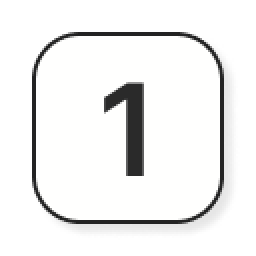
#> input picture Source/CathAssets/Prompts/Keyboard_Mouse/White/T_1_Key_White.png, 128 x 128 px, given in place of 1.png, which was not available (shown 2 times larger)
$ python prepare_cath_assets.py
#> lines starting #> are read from the running program, lines starting #| are printed output that depends on the picture
"""Stage the supplied PC UI artwork and build the runtime's lossless icon bundle."""
from pathlib import Path
import hashlib,io,json,shutil,struct
from PIL import Image,ImageOps
ROOT=Path(__file__).resolve().parents[2]
def main():
 target=ROOT/'Source/CathAssets';target.mkdir(exist_ok=True);icons=target/'Prompts'
 shutil.copytree(ROOT/'keysource',icons,dirs_exist_ok=True)
 records=[];extra=Path('C:/Users/scott/Desktop/ps4-and-keyboard-mouse-tutorial-images');actions=['dpad','left-trigger','right-stick','right-trigger']
 families={'PS5':[Path('C:/Users/scott/Desktop/Old')/n for n in ['1 (2).png','2 (2).png','3.png','4.png']]}
 for family,prefix in [('Xbox','xbox-controller'),('Switch','switch'),('PS4','ps4'),('KeyboardMouse','kb')]:families[family]=[extra/f'{prefix}-{a}.png'for a in actions]
 families['KeyboardMouse'][3]=ROOT/'Source/artwork/keyboard-autoplay-e.png'
 for family,sources in families.items():
  tutorial=target/'Tutorials'/family;tutorial.mkdir(parents=True,exist_ok=True);bc3=[]
  for i,src in enumerate(sources,1):
   dst=tutorial/f'{i}.png';shutil.copyfile(src,dst)
   canvas=Image.new('RGBA',(1024,1024));image=ImageOps.contain(Image.open(dst).convert('RGBA'),(480,337),Image.Resampling.LANCZOS);canvas.alpha_composite(image,(130+(480-image.width)//2,168+(337-image.height)//2))
#> after `canvas = Image.new('RGBA', (1024, 1024))`: canvas: PIL image 1024x1024 RGBA; every value is 0
#> after `image = ImageOps.contain(Image.open(dst).convert('RGBA'), (480, 337), `:
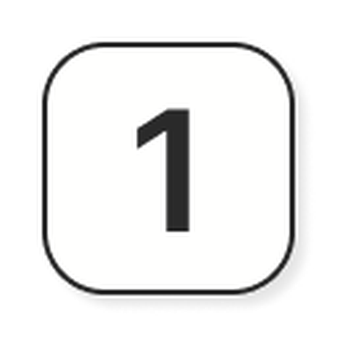
#> image: PIL image 337x337 RGBA; mean R, G, B, A 122.5, 122.5, 122.1, 136.7; transparent parts drawn white
#> after `canvas.alpha_composite(image, (130 + (480 - image.width) // 2, 168 + (`:
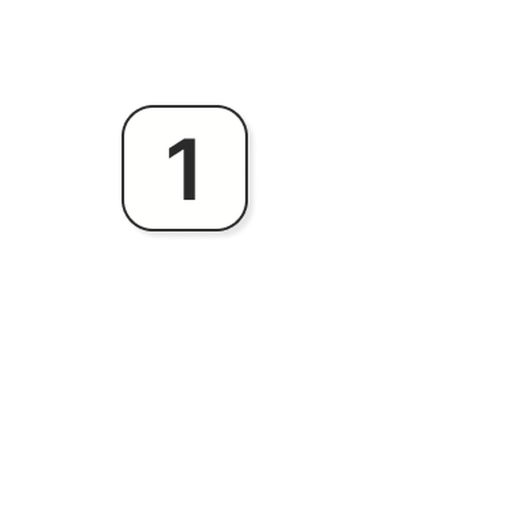
#> canvas: PIL image 1024x1024 RGBA (shown at 1/2 size); mean R, G, B, A 13.3, 13.3, 13.2, 14.8; transparent parts drawn white
#> (the run stopped early here; a loop or call above may not have finished)

$ run again, on Source/CathAssets/Prompts/P4Gamepad/Default/T_P4_Cross_Color.png
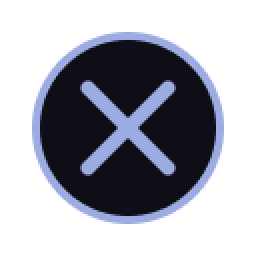
#> input picture Source/CathAssets/Prompts/P4Gamepad/Default/T_P4_Cross_Color.png, 128 x 128 px, given in place of 1.png, which was not available (shown 2 times larger)
#> canvas: PIL image 1024x1024 RGBA; every value is 0
#> in main, `image = ImageOps.contain(Image.open(dst).convert('RGBA'), (480, 337), `:
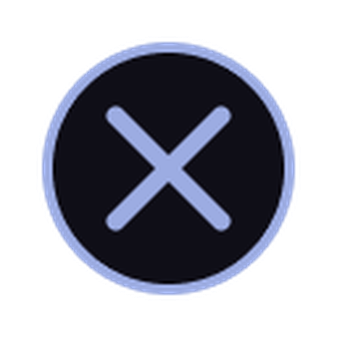
#> image: PIL image 337x337 RGBA; mean R, G, B, A 28.4, 30.6, 41.7, 112.7; transparent parts drawn white
#> in main, `canvas.alpha_composite(image, (130 + (480 - image.width) // 2, 168 + (`:
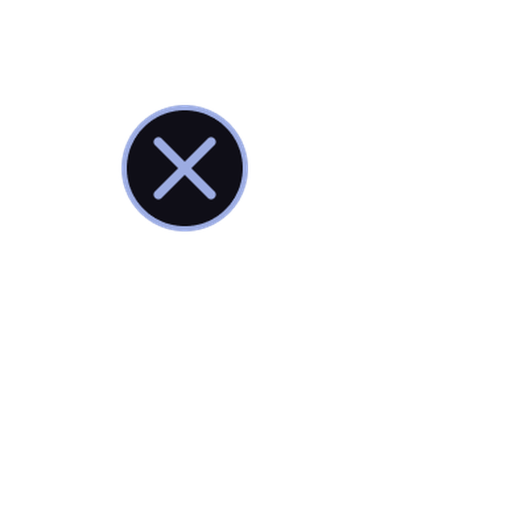
#> canvas: PIL image 1024x1024 RGBA (shown at 1/2 size); mean R, G, B, A 3.1, 3.3, 4.5, 12.2; transparent parts drawn white
